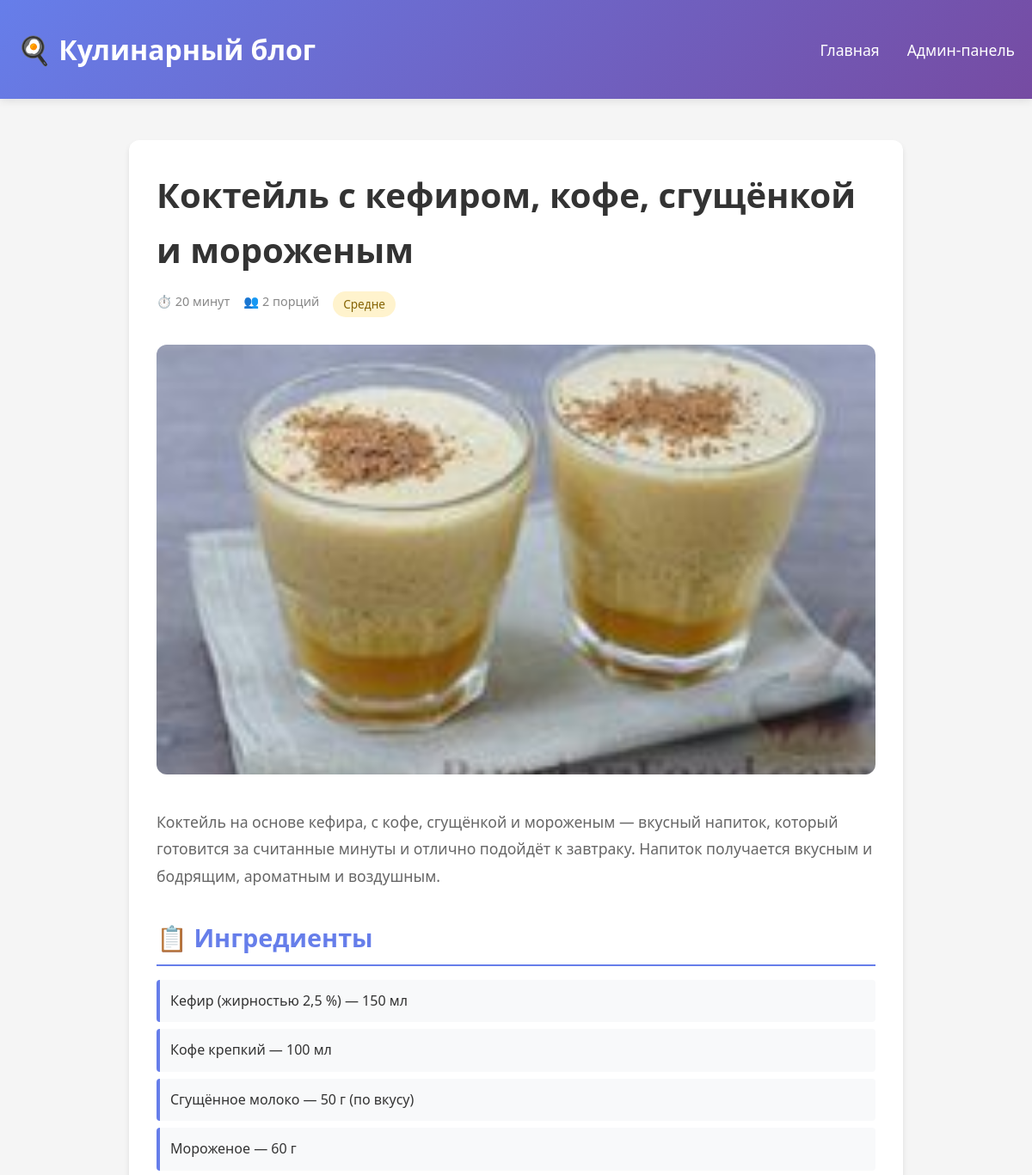
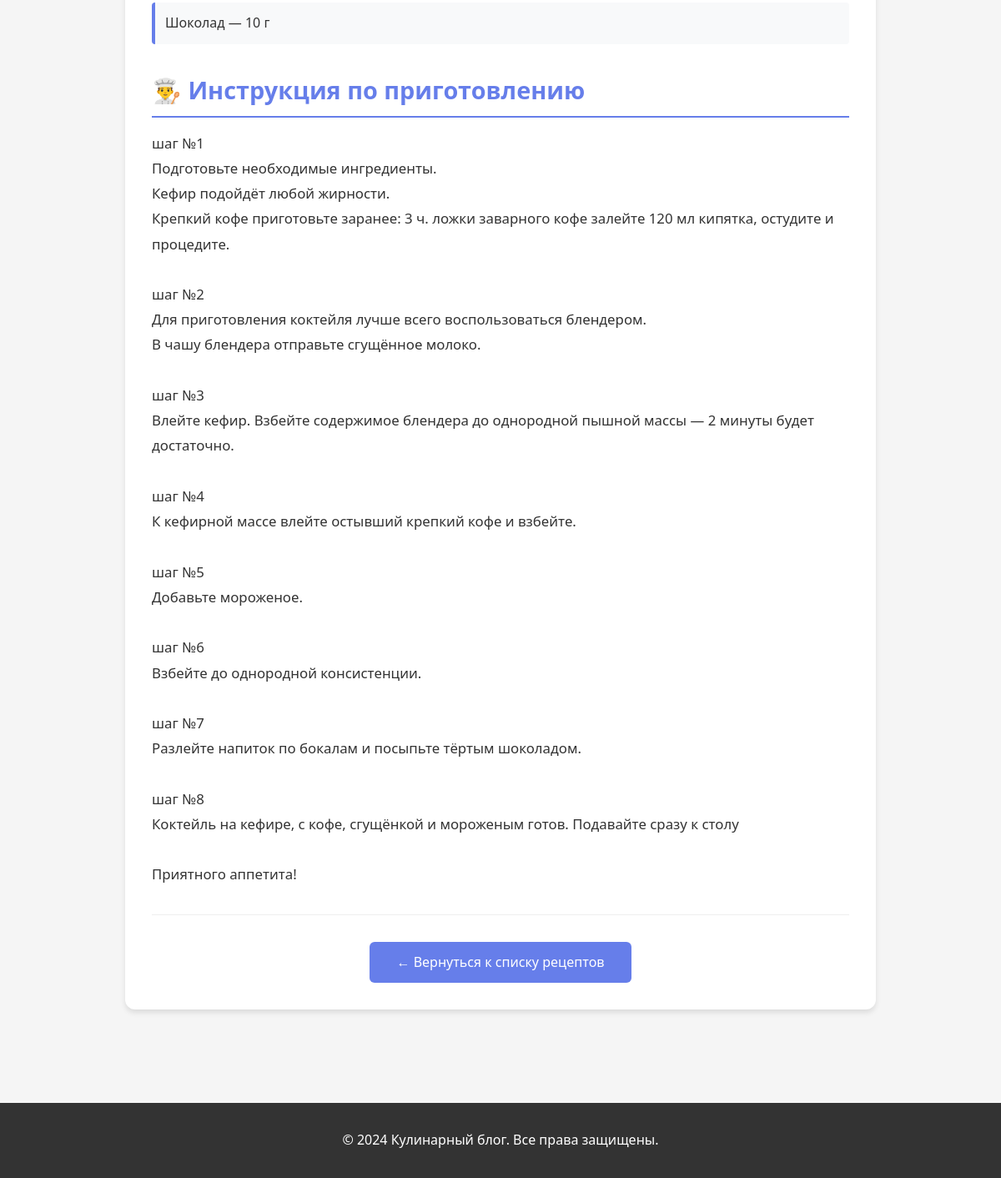
The app's page /recipe/koktejl-s-kefirom-kofe-sgushyonkoj-i-morozhenym/ with its own data (2 pictures, top to bottom).
### blog/models.py (models this page shows, shortened)
class Recipe(models.Model):
    title = models.CharField(max_length=200, verbose_name="Название рецепта")
    slug = models.SlugField(max_length=200, unique=True, verbose_name="URL")
    description = models.TextField(verbose_name="Описание")
    ingredients = models.TextField(verbose_name="Ингредиенты", help_text="Каждый ингредиент с новой строки")
    instructions = models.TextField(verbose_name="Инструкция по приготовлению")
    image = models.ImageField(upload_to='recipes/', blank=True, null=True, verbose_name="Изображение")
    cooking_time = models.PositiveIntegerField(verbose_name="Время приготовления (минуты)", default=30)
    servings = models.PositiveIntegerField(verbose_name="Количество порций", default=4)
    difficulty = models.CharField(
        max_length=20,
        choices=[
            ('easy', 'Легко'),
            ('medium', 'Средне'),
            ('hard', 'Сложно'),
        ],
        default='medium',
        verbose_name="Сложность"
    )
    created_at = models.DateTimeField(auto_now_add=True, verbose_name="Дата создания")
    updated_at = models.DateTimeField(auto_now=True, verbose_name="Дата обновления")
    published = models.BooleanField(default=True, verbose_name="Опубликовано")
    class Meta:
        verbose_name = "Рецепт"
        verbose_name_plural = "Рецепты"
        ordering = ['-created_at']
    def get_ingredients_list(self):
        return [ingredient.strip() for ingredient in self.ingredients.split('\n') if ingredient.strip()]

### blog/views.py (the view)
# urls.py: path('recipe/<slug:slug>/', views.recipe_detail, name='recipe_detail'),
def recipe_detail(request, slug):
    recipe = get_object_or_404(Recipe, slug=slug, published=True)
    context = {
        'recipe': recipe,
    }
    return render(request, 'blog/recipe_detail.html', context)

### blog/templates/blog/recipe_detail.html (shortened to what this page needs)
{% extends 'blog/base.html' %}
{% block content %}
<div class="recipe-detail">
    <div class="recipe-detail-header">
        <h1 class="recipe-detail-title">{{ recipe.title }}</h1>
        <div class="recipe-meta" style="margin-bottom: 1rem;">
            <span>⏱️ {{ recipe.cooking_time }} минут</span>
            <span>👥 {{ recipe.servings }} порций</span>
            <span class="badge badge-{{ recipe.difficulty }}">
                {% if recipe.difficulty == 'easy' %}Легко
                {% elif recipe.difficulty == 'medium' %}Средне
                {% else %}Сложно{% endif %}
            </span>
        </div>
    </div>
    {% if recipe.image %}
        <img src="{{ recipe.image.url }}" alt="{{ recipe.title }}" class="recipe-detail-image">
    {% endif %}
    <div class="recipe-detail-description">
        {{ recipe.description }}
    </div>
    <div class="recipe-section">
        <h2 class="recipe-section-title">📋 Ингредиенты</h2>
        <ul class="ingredients-list">
            {% for ingredient in recipe.get_ingredients_list %}
                <li>{{ ingredient }}</li>
            {% endfor %}
        </ul>
    </div>
    <div class="recipe-section">
        <h2 class="recipe-section-title">👨‍🍳 Инструкция по приготовлению</h2>
        <div class="instructions">{{ recipe.instructions }}</div>
    </div>
    <div style="margin-top: 2rem; padding-top: 2rem; border-top: 1px solid #eee; text-align: center;">
        <a href="{% url 'blog:recipe_list' %}" style="display: inline-block; padding: 0.75rem 2rem; background-color: #667eea; color: white; text-decoration: none; border-radius: 6px; transition: background-color 0.3s;">
            ← Вернуться к списку рецептов
        </a>
    </div>
</div>
{% endblock %}

### blog/templates/blog/base.html (style rules this page uses)
* { margin: 0; padding: 0; box-sizing: border-box; }
body { font-family: 'Segoe UI', Tahoma, Geneva, Verdana, sans-serif; line-height: 1.6; color: #333; background-color: #f5f5f5; }
.recipe-meta { display: flex; gap: 1rem; font-size: 0.9rem; color: #888; }
.badge { display: inline-block; padding: 0.25rem 0.75rem; border-radius: 20px; font-size: 0.85rem; font-weight: 500; }
.badge-medium { background-color: #fff3cd; color: #856404; }
.recipe-detail { background: white; border-radius: 12px; padding: 2rem; box-shadow: 0 4px 6px rgba(0,0,0,0.1); max-width: 900px; margin: 0 auto; }
.recipe-detail-header { margin-bottom: 2rem; }
.recipe-detail-title { font-size: 2.5rem; margin-bottom: 1rem; color: #333; }
.recipe-detail-image { width: 100%; max-height: 500px; object-fit: cover; border-radius: 12px; margin-bottom: 2rem; }
.recipe-detail-description { font-size: 1.1rem; color: #666; margin-bottom: 2rem; line-height: 1.8; }
.recipe-section { margin-bottom: 2rem; }
.recipe-section-title { font-size: 1.8rem; margin-bottom: 1rem; color: #667eea; border-bottom: 2px solid #667eea; padding-bottom: 0.5rem; }
.ingredients-list { list-style: none; padding: 0; }
.ingredients-list li { padding: 0.75rem; margin-bottom: 0.5rem; background-color: #f8f9fa; border-left: 4px solid #667eea; border-radius: 4px; }
.instructions { white-space: pre-line; line-height: 1.8; font-size: 1.05rem; }

### records on screen
Recipe: title "Коктейль с кефиром, кофе, сгущёнкой и мороженым", cooking_time "20", servings "2", image (picture), description "Коктейль на основе кефира, с кофе, сгущёнкой и мороженым — вкусный напиток, который готовится за считанные минуты и отлично подойдёт к завтраку. Напиток получается вкусным и бодрящим, ароматным и воздушным.", instructions "шаг №1 Подготовьте необходимые ингредиенты. Кефир подойдёт любой жирности. Крепкий кофе приготовьте заранее: 3 ч. ложки заварного кофе залейте 120 мл кипятка, остудите и процедите. шаг №2 Для приготовления коктейля лучше всего воспользоваться блендером. В чашу блендера отправьте сгущённое молоко. шаг №3 Влейте кефир. Взбейте содержимое блендера до однородной пышной массы — 2 минуты будет достаточно. шаг №4 К кефирной массе влейте остывший крепкий кофе и взбейте. шаг №5 Добавьте мороженое. шаг №6 Взбейте до однородной консистенции. шаг №7 Разлейте напиток по бокалам и посыпьте тёртым шоколадом. шаг №8 Коктейль на кефире, с кофе, сгущёнкой и мороженым готов. Подавайте сразу к столу Приятного…"

### other values on screen
{{ ingredient }} "Кефир (жирностью 2,5 %) — 150 мл" "Кофе крепкий — 100 мл" "Сгущённое молоко — 50 г (по вкусу)" "Мороженое — 60 г" "Шоколад — 10 г"
